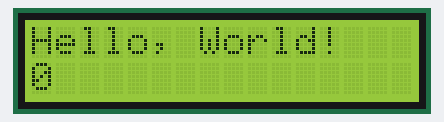
A sketch run on a simulated Arduino Uno, built with avr-gcc and run on an emulated ATmega328P. On the bench: 16×2 character LCD.

Above: at 0.1 s.
At 4.1 s:
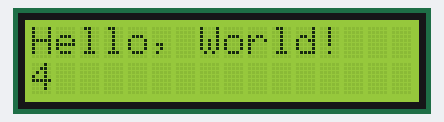
At 9.1 s:
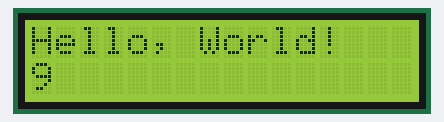
At 19.1 s:
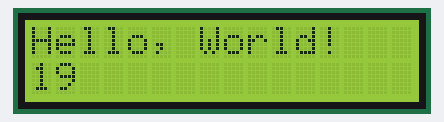
At 29.1 s:
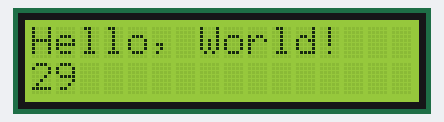
At 39.1 s:
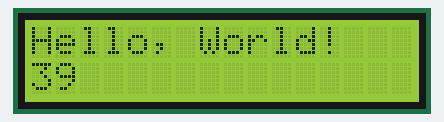

The sketch:

shift_lcd.ino
```cpp
#include <ShiftLCD.h>

/*
 ShiftLCD Library - Hello World

Demonstrates the use a 16x2 LCD display.  The ShiftLCD library works with
all LCD displays that are compatible with the Hitachi HD44780 driver.
There are many of them out there, and you can usually tell them by the
16-pin interface.

This sketch prints "Hello World!" to the LCD
and shows the number of seconds since reset.

 The circuit:

---Shift Register 74HC595---
* SR SER - Pin 14 to Arduino pin PD2
* SR RCK - Pin 12 to Arduino pin PD3
* SR SCK - Pin 11 to Arduino pin PD4
* SR GND - Pin  8 to Ground
* SR VCC - Pin 16 to +5v
* SR OE - Pin 13 to Ground
* SR SCLR - Pin 10 to +5v
-----Shift Reg to LCD--------
* SR QA - Pin 15 to D7 lcd pin 14
* SR QB - Pin 1  to D6 lvd pin 13
* SR QC - Pin 2  to D5 lcd pin 12
* SR QD - Pin 3  to D4 lcd pin 11
* SR QG - Pin 6  to LCD Enable (LCD 1602 Pin 6)
* SR QH - Pin 7  to LCD RS (LCD 1602 Pin 4)
-----LCD HD44780-------------
* Vss to Ground    (LCD 1602 Pin 1)
* Vdd to +5V       (LCD 1602 Pin 2)
* Vo  to 10k Wiper (LCD 1602 Pin 3)
* R/W to Ground    (LCD 1602 Pin 5)
* LEDA  to +5v     (LCD 1602 Pin 15)
* Gnd to LEDK via 330 Ohm resistor  (LCD 1602 Pin 16)

The schematic at this link is correct except that, in this implementation,
The MOSFET circuit is replaced by a 330 ohm resistor (see above).
http://cjparish.blogspot.com/2010/01/controlling-lcd-display-with-shift.html

Library modified from the original LiquidCrystal Library
This example originaly by Tom Igoe, Jul 2009
Example modified for use with ShiftLCD
Chris Parish, January 12th 2010
*/

#define  DATAPIN  2
#define  CLOCKPIN 4
#define  LATCHPIN 3
#define  MAXCOLUMNS  16
#define  MAXLINES  2
#define  FOURBIT  4


ShiftLCD lcd(DATAPIN, CLOCKPIN, LATCHPIN, FOURBIT);

void setup() {
 // set up the LCD's number of rows and columns:
 lcd.begin(MAXCOLUMNS, MAXLINES);
 // Print a message to the LCD.
 lcd.print("Hello, World!");
}

void loop() {
 // set the cursor to column 0, line 1
 // (note: line 1 is the second row, since counting begins with 0):
 lcd.setCursor(0, 1);  //lcd.setCursor(column, row);
 // print the number of seconds since reset:
 lcd.print(millis()/1000);
}
```

Measured:
- what the display in image 1 shows lasts 1.0 s, from 4.0 s to 5.0 s
